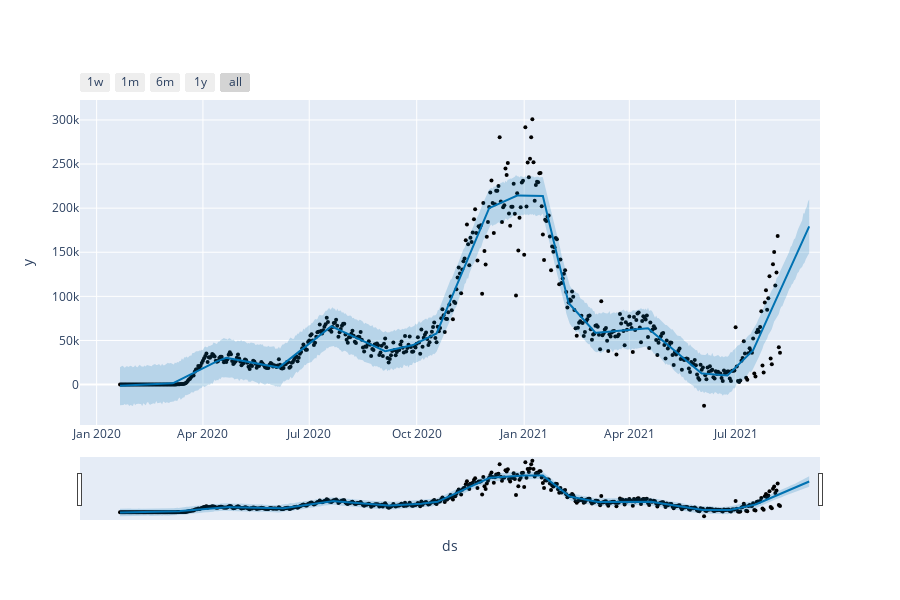

This figure's notebook cell:
### Code cell
from fbprophet.plot import plot_plotly, plot_components_plotly

plot_plotly(m, forcast)

### Figure 1 — Plotly figure (JSON) as saved in the notebook; plotly's stock layout.template omitted (floating-point values rounded to 4 significant figures; data arrays with more than 128 entries replaced by an {"elided": "..."} marker saying what was removed)
{"data": [{"marker": {"color": "black", "size": 4}, "mode": "markers", "name": "Actual", "type": "scatter", "x": {"elided": "566 str values"}, "y": {"elided": "566 int values"}}, {"hoverinfo": "skip", "line": {"width": 0}, "mode": "lines", "type": "scatter", "x": {"elided": "591 str values"}, "y": {"elided": "591 float values"}}, {"fill": "tonexty", "fillcolor": "rgba(0, 114, 178, 0.2)", "line": {"color": "#0072B2", "width": 2}, "mode": "lines", "name": "Predicted", "type": "scatter", "x": {"elided": "591 str values"}, "y": {"elided": "591 float values"}}, {"fill": "tonexty", "fillcolor": "rgba(0, 114, 178, 0.2)", "hoverinfo": "skip", "line": {"width": 0}, "mode": "lines", "type": "scatter", "x": {"elided": "591 str values"}, "y": {"elided": "591 float values"}}], "layout": {"height": 600, "showlegend": false, "width": 900, "xaxis": {"rangeselector": {"buttons": [{"count": 7, "label": "1w", "step": "day", "stepmode": "backward"}, {"count": 1, "label": "1m", "step": "month", "stepmode": "backward"}, {"count": 6, "label": "6m", "step": "month", "stepmode": "backward"}, {"count": 1, "label": "1y", "step": "year", "stepmode": "backward"}, {"step": "all"}]}, "rangeslider": {"visible": true}, "title": {"text": "ds"}, "type": "date"}, "yaxis": {"title": {"text": "y"}}}}
